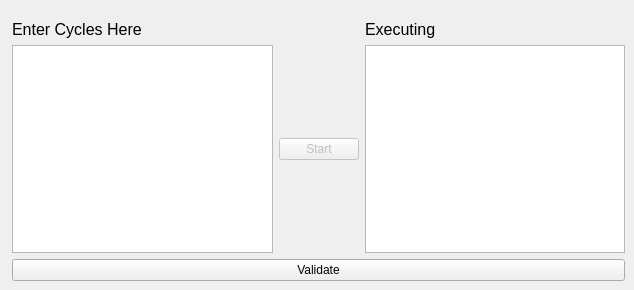
    <widget class="QWidget" name="tab_9">
     <attribute name="title">
      <string>Sequence</string>
     </attribute>
     <widget class="QWidget" name="">
      <property name="geometry">
       <rect>
        <x>12</x>
        <y>20</y>
        <width>613</width>
        <height>261</height>
       </rect>
      </property>
      <layout class="QVBoxLayout" name="verticalLayout_15">
       <item>
        <layout class="QGridLayout" name="gridLayout_6">
         <item row="0" column="0">
          <widget class="QLabel" name="EnterCyclesHerelabel_2">
           <property name="font">
            <font>
             <pointsize>12</pointsize>
            </font>
           </property>
           <property name="lineWidth">
            <number>1</number>
           </property>
           <property name="midLineWidth">
            <number>1</number>
           </property>
           <property name="text">
            <string>Enter Cycles Here</string>
           </property>
          </widget>
         </item>
         <item row="0" column="2">
          <widget class="QLabel" name="Executinglabel_2">
           <property name="font">
            <font>
             <pointsize>12</pointsize>
            </font>
           </property>
           <property name="text">
            <string>Executing</string>
           </property>
          </widget>
         </item>
         <item row="1" column="0">
          <widget class="QTextEdit" name="polonatorCycleEntry_2"/>
         </item>
         <item row="1" column="1">
          <widget class="QPushButton" name="polonatorStart_2">
           <property name="enabled">
            <bool>false</bool>
           </property>
           <property name="text">
            <string>Start</string>
           </property>
          </widget>
         </item>
         <item row="1" column="2">
          <widget class="QTextEdit" name="polonatorCycleList_2">
           <property name="focusPolicy">
            <enum>Qt::ClickFocus</enum>
           </property>
          </widget>
         </item>
        </layout>
       </item>
       <item>
        <widget class="QPushButton" name="polonatorCycleEntryValidate_2">
         <property name="text">
          <string>Validate</string>
         </property>
        </widget>
       </item>
      </layout>
     </widget>
    </widget>
